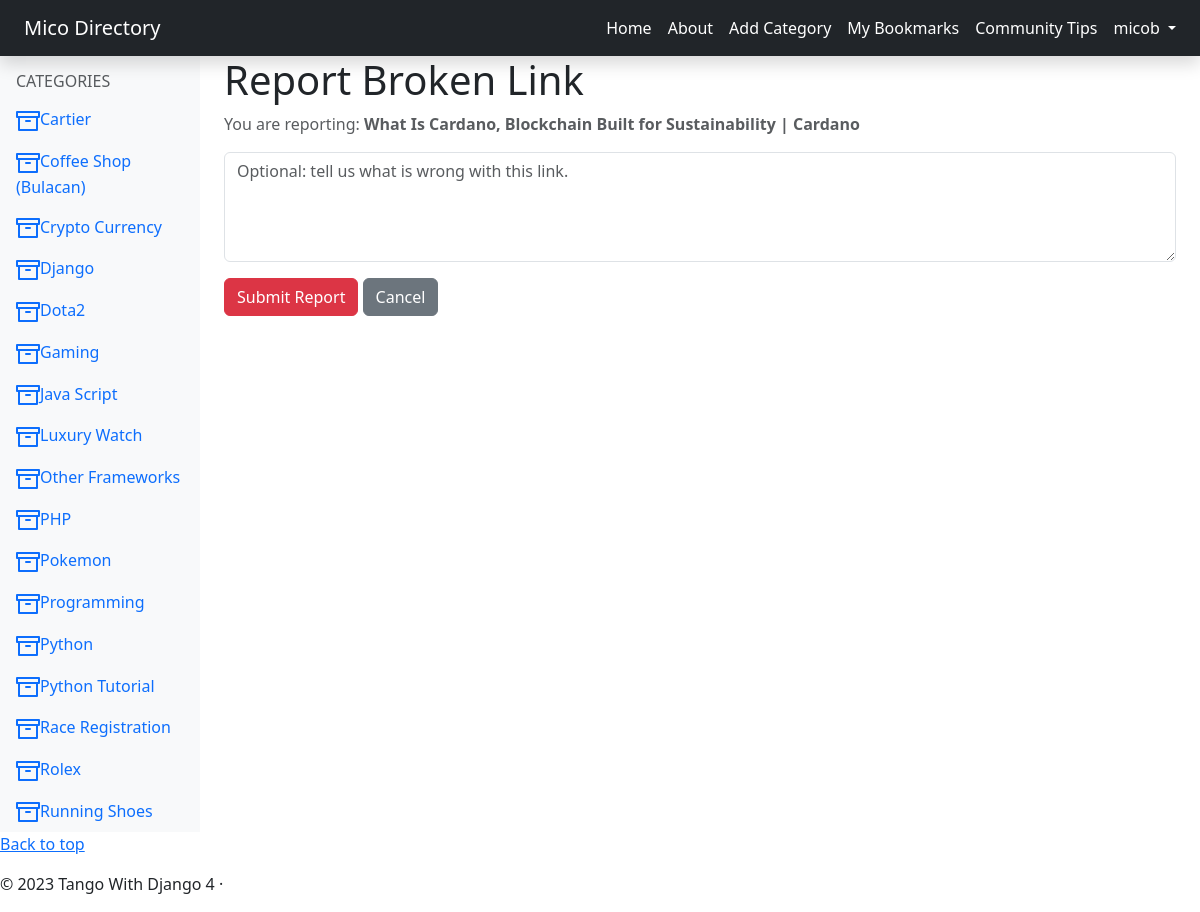
Screenshot of /rango/page/20/report/ (signed in) with the database file from the repository.
### rango/models.py (models this page shows, shortened)
class Category(models.Model):
    name = models.CharField(max_length=128, unique=True)
    views = models.IntegerField(default=0)
    likes = models.IntegerField(default=0)
    slug = models.SlugField(unique=True)
    date_added = models.DateTimeField(default=timezone.now)
    class Meta:
        verbose_name_plural = 'Categories'

class Page(models.Model):
    category = models.ForeignKey(Category, on_delete=models.CASCADE)
    title = models.CharField(max_length=128)
    url = models.URLField()
    views = models.IntegerField(default=0)
    date_added = models.DateTimeField(default=timezone.now)

### rango/views.py (the view, shortened to what this page needs)
# urls.py: path('page/<int:page_id>/report/', views.ReportBrokenLinkView.as_view(), name='report_broken_link'),
class ReportBrokenLinkView(View):
    @method_decorator(login_required)
    def get(self, request, page_id):
        try:
            page = Page.objects.get(id=page_id)
        except Page.DoesNotExist:
            return redirect('rango:index')
        form = BrokenLinkReportForm()
        return render(request, 'rango/report_broken_link.html', {
            'form': form,
            'page': page
        })

### rango/forms.py
class BrokenLinkReportForm(forms.ModelForm):
    reason = forms.CharField(
        required=False,
        widget=forms.Textarea(attrs={
            'class': 'form-control',
            'rows': 4,
            'placeholder': 'Optional: tell us what is wrong with this link.'
        })
    )
    class Meta:
        model = BrokenLinkReport
        fields = ('reason',)

### rango/templatetags/rango_template_tags.py (called while the page is built)
@register.inclusion_tag('rango/categories.html', takes_context=True)
def get_category_list(context, current_category=None):
    return {
        'categories': Category.objects.order_by('name'),
        'current_category': current_category,
        'user': context['user']
            }

### rango/templates/rango/report_broken_link.html (shortened to what this page needs)
{% extends 'rango/base.html' %}
{% block body_block %}
<h1>Report Broken Link</h1>
<p class="text-muted">
    You are reporting: <strong>{{ page.title }}</strong>
</p>
<form method="post">
    <div class="mb-3">
        {{ form.reason }}
    </div>
    <button type="submit" class="btn btn-danger">
        Submit Report
    </button>
    <a href="{% url 'rango:show_category' page.category.slug %}"
       class="btn btn-secondary">
        Cancel
    </a>
</form>
{% endblock %}

### rango/templates/rango/base.html (shortened to what this page needs)
<!doctype html>
{% load static %}
{% load rango_template_tags %}
<html lang="en">
  <head>
 <link href="https://cdn.jsdelivr.net/npm/bootstrap@5.3.0/dist/css/bootstrap.min.css" rel="stylesheet">
    <link href="https://cdn.jsdelivr.net/npm/bootstrap@5.3.0/dist/css/bootstrap.min.css" rel="stylesheet">
  </head>
  <body>
<header class="navbar navbar-dark sticky-top bg-dark p-2 shadow">
  <a class="navbar-brand px-3" href="{% url 'rango:index' %}">
    Mico Directory
  </a>
  <ul class="navbar-nav flex-row ms-auto gap-3 px-3 align-items-center">
    <li class="nav-item">
      <a class="nav-link text-white" href="{% url 'rango:index' %}">
        Home
      </a>
    </li>
    <li class="nav-item">
      <a class="nav-link text-white" href="{% url 'rango:about' %}">
        About
      </a>
    </li>
    {% if user.is_authenticated %}
      <li class="nav-item">
        <a class="nav-link text-white" href="{% url 'rango:add_category' %}">
          Add Category
        </a>
      </li>
      <li class="nav-item">
        <a class="nav-link text-white" href="{% url 'rango:bookmarks' %}">
          My Bookmarks
        </a>
      </li>
      <li class="nav-item">
        <a class="nav-link text-white" href="{% url 'rango:learning_notes' %}">
          Community Tips
        </a>
      </li>
    <li class="nav-item dropdown">
      <a class="nav-link dropdown-toggle text-white"
        href="#"
        role="button"
        data-bs-toggle="dropdown"
        aria-expanded="false">
        {{ user.username }}
      </a>
</li>
    {% endif %}
  </ul>
</header>
<div class="container-fluid px-0">
  <div class="row g-0">
    <nav id="sidebarMenu"
      class="col-md-3 col-lg-2 d-md-block bg-light sidebar collapse">
        <div class="position-sticky pt-3 sidebar-sticky">
          <h6 class="px-3 text-muted text-uppercase">
              Categories
          </h6>
          <div id="categories-listing">
              {% get_category_list %}
          </div>
        </div>
      </nav>
    <main class="col-md-9 ms-sm-auto col-lg-10 px-md-4">
        {% block body_block %}
        {% endblock %}
    </main>
  </div>
</div>
<footer>
    <p class="float-right"><a href="#">Back to top</a></p>
    <p>&copy; 2023 Tango With Django 4 &middot;</p>
</footer>
  </body>
</html>

### rango/templates/rango/categories.html
<ul class="nav flex-column">
{% if categories %}
    {% for c in categories %}
        {% if c == current_category %}
            <li class="nav-item">
                <a class="nav-link activate"
                    href="{% url 'rango:show_category' c.slug %}">
                       <span data-feather="archive"></span>{{ c.name }}
                </a>
            </li>
        {% else %}
            <li class="nav-item">
                <a class="nav-link"
                    href="{% url 'rango:show_category' c.slug %}">
                    <span data-feather="archive"></span>{{ c.name }}
                </a>
            </li>
        {% endif %}
    {% endfor %}
{% else %}
    <li class="nav-item">
        There are no categories present.
    </li>
{% endif %}
</ul>

### rows the page displays
Category: name "Cartier"
Category: name "Coffee Shop (Bulacan)"
Category: name "Crypto Currency"
Category: name "Django"
Category: name "Dota2"
Category: name "Gaming"
Category: name "Java Script"
Category: name "Luxury Watch"
Category: name "Other Frameworks"
Category: name "PHP"
Category: name "Pokemon"
Category: name "Programming"
Category: name "Python"
Category: name "Python Tutorial"
Category: name "Race Registration"
Category: name "Rolex"
Category: name "Running Shoes"
Page: title "What Is Cardano, Blockchain Built for Sustainability | Cardano"

### other values shown
{{ user.username }} "micob"
